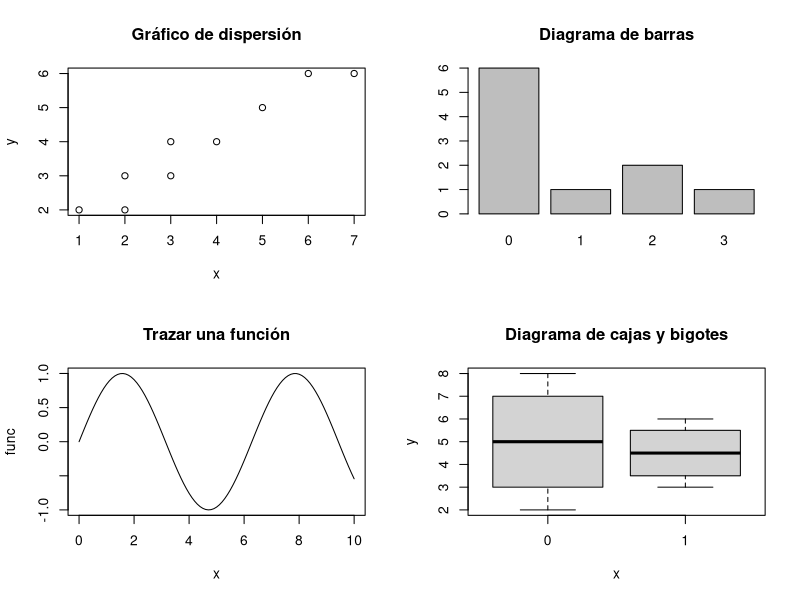

The R script that drew this image:
# Permite dibujar varias gráficas en una ventana
par(mfrow = c(2, 2))

# Diagrama de dispersión
x <- c(1, 2, 2, 3, 3, 4, 5, 6, 7)
y <- c(2, 2, 3, 3, 4, 4, 5, 6, 6)
plot(x, y, main = "Gráfico de dispersión")

# Gráfico de barras
x_y <- factor(c(0, 0, 0, 1, 0, 0, 2, 0, 3, 2))
plot(x_y, main = "Diagrama de barras")

# Dibujar una función
func <- function(x) sin(x)
plot(func, 0, 10, main = "Trazar una función")

# Diagrama de cajas
x <- factor(c(0, 0, 0, 0, 1, 1, 1, 1))
y <- c(2, 4, 6, 8, 3, 4, 5, 6)
plot(x, y, main = "Diagrama de cajas y bigotes")